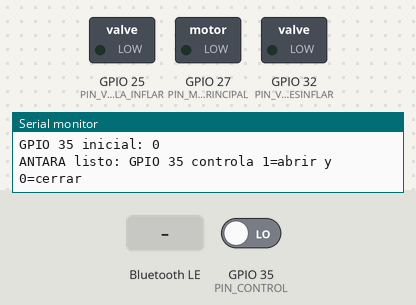
Bench run of a sketch on a simulated ESP32. On the bench: switched loads named in the sketch (green lamp = pin HIGH), the last lines printed to the serial monitor. The test bench sets the inputs (shaded band); at power-on: GPIO 35 (PIN_CONTROL) LOW. Nothing arrives over Bluetooth unless stated; a phone connects over Bluetooth LE 3 s after start.

Above: at 1.2 s.
1.3 s: GPIO 35 (PIN_CONTROL) driven HIGH
At 2.3 s:
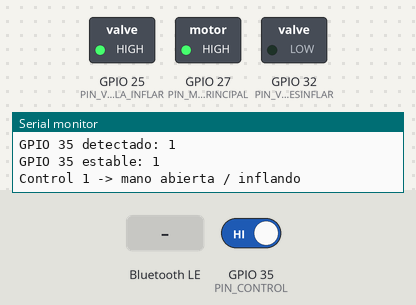
2.8 s: GPIO 35 (PIN_CONTROL) driven LOW
At 3.4 s:
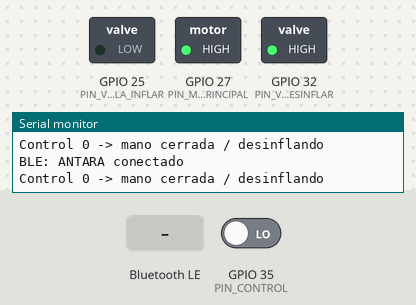
5.8 s: Bluetooth LE write "M,2" received
At 6.1 s:
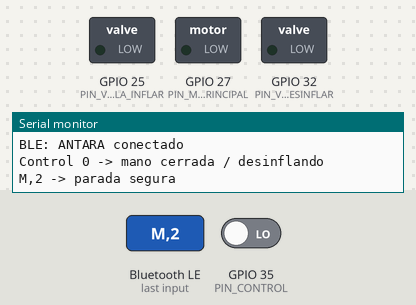
Timing chart, 0 to 8.3 s (numbered marks = the images above; inputs shaded):
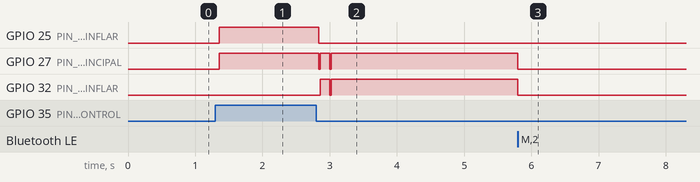

Measured:
- after the input at 1.3 s, GPIO 25 (PIN_VALVULA_INFLAR), GPIO 27 (PIN_MOTOR_PRINCIPAL): LOW → HIGH after 0.06 s
- after the input at 2.8 s, GPIO 32 (PIN_VALVULA_DESINFLAR): LOW → HIGH after 0.06 s, → LOW 0.14 s later, → HIGH 0.02 s later
- after the input at 5.8 s, GPIO 27 (PIN_MOTOR_PRINCIPAL), GPIO 32 (PIN_VALVULA_DESINFLAR): HIGH → LOW at once

The sketch:

neuro_condor_esp32.ino
```cpp
#include <Arduino.h>
#include <NimBLEDevice.h>
#include <string>

// Neuro Cóndor + ANTARA: firmware exclusivo para el modo espejo.
// Use una etapa de potencia adecuada; no conecte motor ni válvulas
// directamente a los GPIO del ESP32.

constexpr uint8_t PIN_MOTOR_PRINCIPAL = 27;
constexpr uint8_t PIN_VALVULA_INFLAR = 25;
constexpr uint8_t PIN_VALVULA_DESINFLAR = 32;
constexpr uint8_t PIN_CONTROL = 35;
constexpr uint16_t INTERBLOQUEO_MS = 20;
constexpr uint16_t ANTIRREBOTE_MS = 35;
constexpr uint16_t REPORTE_BLE_MS = 250;

constexpr char DEVICE_NAME[] = "ANTARA";
constexpr char SERVICE_UUID[] = "6e400001-b5a3-f393-e0a9-e50e24dcca9e";
constexpr char MIRROR_RX_UUID[] = "6e400002-b5a3-f393-e0a9-e50e24dcca9e";
constexpr char MIRROR_TX_UUID[] = "6e400003-b5a3-f393-e0a9-e50e24dcca9e";

NimBLECharacteristic *mirrorTx = nullptr;
bool antaraConnected = false;
bool ultimoControlCrudo = false;
bool controlEstable = false;
bool controlArmado = false;
uint32_t controlCambioEnMs = 0;
uint32_t ultimoReporteBleEnMs = 0;

void apagarSalidas() {
  digitalWrite(PIN_MOTOR_PRINCIPAL, LOW);
  digitalWrite(PIN_VALVULA_INFLAR, LOW);
  digitalWrite(PIN_VALVULA_DESINFLAR, LOW);
}

void paradaSegura() {
  controlArmado = false;
  apagarSalidas();
  Serial.println("M,2 -> parada segura");
}

void abrirMano() {
  // Control 1: extensión. Primero se desenergizan todas las salidas para evitar
  // activar simultáneamente las dos válvulas.
  apagarSalidas();
  delay(INTERBLOQUEO_MS);
  digitalWrite(PIN_VALVULA_INFLAR, HIGH);
  digitalWrite(PIN_MOTOR_PRINCIPAL, HIGH);
  Serial.println("Control 1 -> mano abierta / inflando");
}

void cerrarMano() {
  // Control 0: flexión.
  apagarSalidas();
  delay(INTERBLOQUEO_MS);
  digitalWrite(PIN_VALVULA_DESINFLAR, HIGH);
  digitalWrite(PIN_MOTOR_PRINCIPAL, HIGH);
  Serial.println("Control 0 -> mano cerrada / desinflando");
}

void notificarControl() {
  if (mirrorTx == nullptr) return;
  const char *mensaje =
      !controlArmado ? "2\n" : (controlEstable ? "1\n" : "0\n");
  mirrorTx->setValue(mensaje);
  if (antaraConnected) mirrorTx->notify();
  ultimoReporteBleEnMs = millis();
}

void aplicarControl() {
  controlArmado = true;
  if (controlEstable) {
    abrirMano();
  } else {
    cerrarMano();
  }
  notificarControl();
}

void actualizarControl() {
  const bool controlCrudo = digitalRead(PIN_CONTROL) == HIGH;
  if (controlCrudo != ultimoControlCrudo) {
    ultimoControlCrudo = controlCrudo;
    controlCambioEnMs = millis();
    Serial.print("GPIO 35 detectado: ");
    Serial.println(controlCrudo ? 1 : 0);
  }

  if (controlCrudo != controlEstable &&
      millis() - controlCambioEnMs >= ANTIRREBOTE_MS) {
    controlEstable = controlCrudo;
    Serial.print("GPIO 35 estable: ");
    Serial.println(controlEstable ? 1 : 0);
    aplicarControl();
  }

  if (antaraConnected &&
      millis() - ultimoReporteBleEnMs >= REPORTE_BLE_MS) {
    notificarControl();
  }
}

bool procesarComando(String comando) {
  comando.trim();

  if (comando == "M,2") {
    paradaSegura();
    return true;
  }

  Serial.print("Comando rechazado: ");
  Serial.println(comando);
  return false;
}

class AntaraServerCallbacks final : public NimBLEServerCallbacks {
  void onConnect(NimBLEServer *, NimBLEConnInfo &) override {
    antaraConnected = true;
    Serial.println("BLE: ANTARA conectado");
    aplicarControl();
  }

  void onDisconnect(
      NimBLEServer *,
      NimBLEConnInfo &,
      int reason) override {
    antaraConnected = false;
    paradaSegura();
    Serial.print("BLE: desconectado. Motivo: ");
    Serial.println(reason);
    NimBLEDevice::startAdvertising();
  }
};

class AntaraRxCallbacks final : public NimBLECharacteristicCallbacks {
  void onWrite(
      NimBLECharacteristic *characteristic,
      NimBLEConnInfo &) override {
    const std::string value = characteristic->getValue();
    if (value.empty()) return;
    procesarComando(String(value.c_str()));
  }
};

void iniciarBluetooth() {
  NimBLEDevice::init(DEVICE_NAME);

  NimBLEServer *server = NimBLEDevice::createServer();
  server->setCallbacks(new AntaraServerCallbacks());

  NimBLEService *service = server->createService(SERVICE_UUID);
  NimBLECharacteristic *mirrorRx = service->createCharacteristic(
      MIRROR_RX_UUID,
      NIMBLE_PROPERTY::WRITE | NIMBLE_PROPERTY::WRITE_NR);
  mirrorRx->setCallbacks(new AntaraRxCallbacks());

  mirrorTx = service->createCharacteristic(
      MIRROR_TX_UUID,
      NIMBLE_PROPERTY::READ | NIMBLE_PROPERTY::NOTIFY);
  notificarControl();
  service->start();

  NimBLEAdvertising *advertising = NimBLEDevice::getAdvertising();
  advertising->setName(DEVICE_NAME);
  advertising->addServiceUUID(SERVICE_UUID);
  advertising->enableScanResponse(true);
  advertising->start();

  Serial.println("ANTARA listo: GPIO 35 controla 1=abrir y 0=cerrar");
}

void setup() {
  Serial.begin(115200);

  pinMode(PIN_MOTOR_PRINCIPAL, OUTPUT);
  pinMode(PIN_VALVULA_INFLAR, OUTPUT);
  pinMode(PIN_VALVULA_DESINFLAR, OUTPUT);
  // GPIO 35 no dispone de resistencia pull-up/pull-down interna.
  // La señal de control debe tener un nivel definido por el circuito externo.
  pinMode(PIN_CONTROL, INPUT);
  paradaSegura();

  ultimoControlCrudo = digitalRead(PIN_CONTROL) == HIGH;
  controlEstable = ultimoControlCrudo;
  controlCambioEnMs = millis();
  Serial.print("GPIO 35 inicial: ");
  Serial.println(controlEstable ? 1 : 0);
  iniciarBluetooth();
}

void loop() {
  actualizarControl();
  delay(5);
}
```
